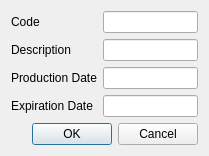
<?xml version="1.0" encoding="UTF-8"?>
<ui version="4.0">
 <class>AddLotDialog</class>
 <widget class="QDialog" name="AddLotDialog">
  <property name="geometry">
   <rect>
    <x>0</x>
    <y>0</y>
    <width>209</width>
    <height>151</height>
   </rect>
  </property>
  <property name="windowTitle">
   <string>Dialog</string>
  </property>
  <layout class="QFormLayout" name="formLayout">
   <item row="0" column="0">
    <widget class="QLabel" name="label_code">
     <property name="text">
      <string>Code</string>
     </property>
    </widget>
   </item>
   <item row="0" column="1">
    <widget class="QLineEdit" name="lineEdit_code"/>
   </item>
   <item row="1" column="0">
    <widget class="QLabel" name="label_description">
     <property name="text">
      <string>Description</string>
     </property>
    </widget>
   </item>
   <item row="1" column="1">
    <widget class="QLineEdit" name="lineEdit_description"/>
   </item>
   <item row="2" column="0">
    <widget class="QLabel" name="label_production">
     <property name="text">
      <string>Production Date</string>
     </property>
    </widget>
   </item>
   <item row="2" column="1">
    <widget class="QLineEdit" name="lineEdit_production"/>
   </item>
   <item row="3" column="0">
    <widget class="QLabel" name="label_expiration">
     <property name="text">
      <string>Expiration Date</string>
     </property>
    </widget>
   </item>
   <item row="3" column="1">
    <widget class="QLineEdit" name="lineEdit_expiration"/>
   </item>
   <item row="4" column="0" colspan="2">
    <widget class="QDialogButtonBox" name="buttonBox">
     <property name="standardButtons">
      <set>QDialogButtonBox::Cancel|QDialogButtonBox::Ok</set>
     </property>
    </widget>
   </item>
  </layout>
 </widget>
 <resources/>
 <connections/>
</ui>
